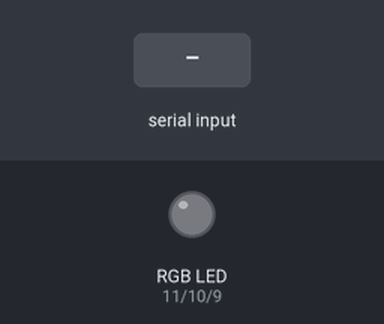
Simulated run of this sketch. Board: Arduino Uno, built with avr-gcc and run on an emulated ATmega328P. Parts: an RGB LED mixed from three pins (HIGH = lit). Inputs (shaded band) come from the test bench. Dim RGB values are drawn brighter than linear.

Above: at 1.2 s.
1.3 s: "90,45\n" received over Serial
At 1.6 s:
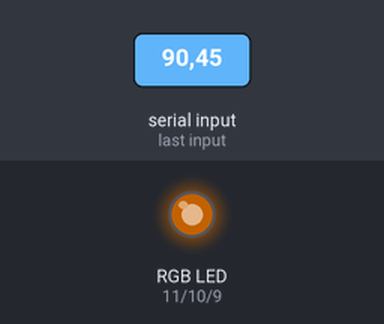
2.8 s: "30,150\n" received over Serial
At 4.0 s:
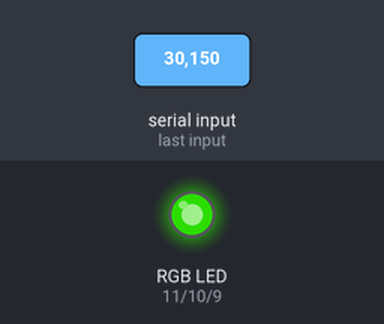
4.3 s: "0\n" received over Serial
At 5.7 s:
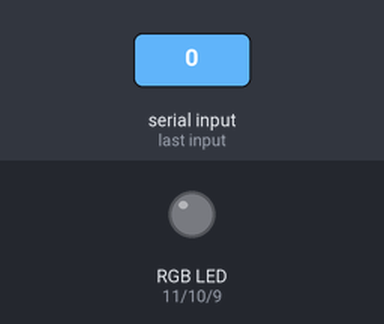
6.8 s: "1\n" received over Serial
At 8.0 s:
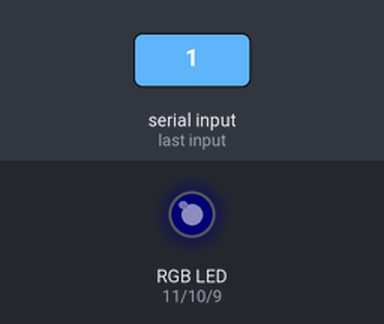
8.3 s: "2\n" received over Serial
At 9.1 s:
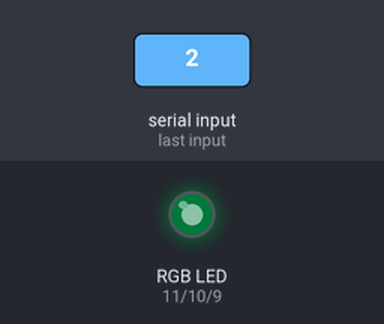
10.8 s: "5\n" received over Serial
At 11.1 s:
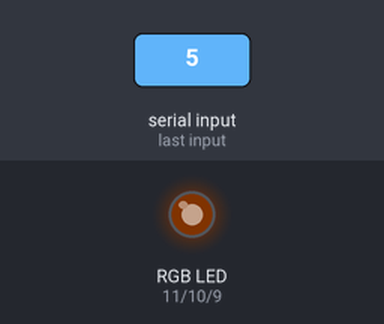
Timing chart, 0 to 13.8 s (numbered marks = the images above; inputs shaded):
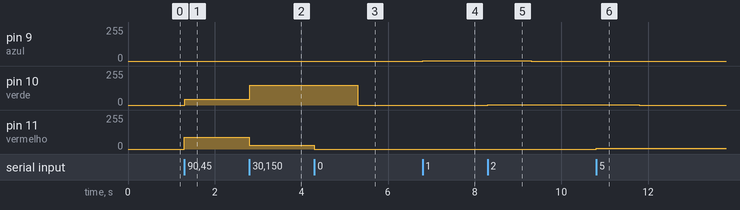

Measured:
- after the input at 1.3 s, pin 10 (verde): 0/255 → 45/255 at once; pin 11 (vermelho): 0/255 → 90/255 at once
- after the input at 2.8 s, pin 10 (verde): 45/255 → 150/255 at once; pin 11 (vermelho): 90/255 → 30/255 at once
- after the input at 4.3 s, pin 10 (verde): 150/255 → 0/255 after 1.0 s; pin 11 (vermelho): 30/255 → 0/255 at once
- after the input at 6.8 s, pin 9 (azul): 0/255 → 1/255 at once
- after the input at 8.3 s, pin 9 (azul): 1/255 → 0/255 after 1.0 s; pin 10 (verde): 0/255 → 2/255 at once
- after the input at 10.8 s, pin 10 (verde): 2/255 → 0/255 after 1.0 s; pin 11 (vermelho): 0/255 → 5/255 at once

The sketch:

Exercicio4.ino
```cpp
int valor, valor1, valor2, valor3;
int vermelho = 11;
int verde = 10;
int azul = 9;
int aux = 0;


void setup()
{
  pinMode(vermelho, OUTPUT);
  pinMode(verde, OUTPUT);
  pinMode(azul, OUTPUT);
  Serial.begin(9600);
}

void loop()
{
  if(Serial.available() > 0)
  {
    valor = Serial.parseInt();

    if(aux == 0)
    {
      valor1 = valor;
      aux = 1;
    }else if(aux == 1)
    {
      valor2 = valor;
      aux = 2;
    }else if(aux == 2)
    {
      valor3 = valor;
      aux = 0;
    }

    analogWrite(vermelho, valor1);
    analogWrite(verde, valor2);
    analogWrite(azul, valor3);

  }
}
```
